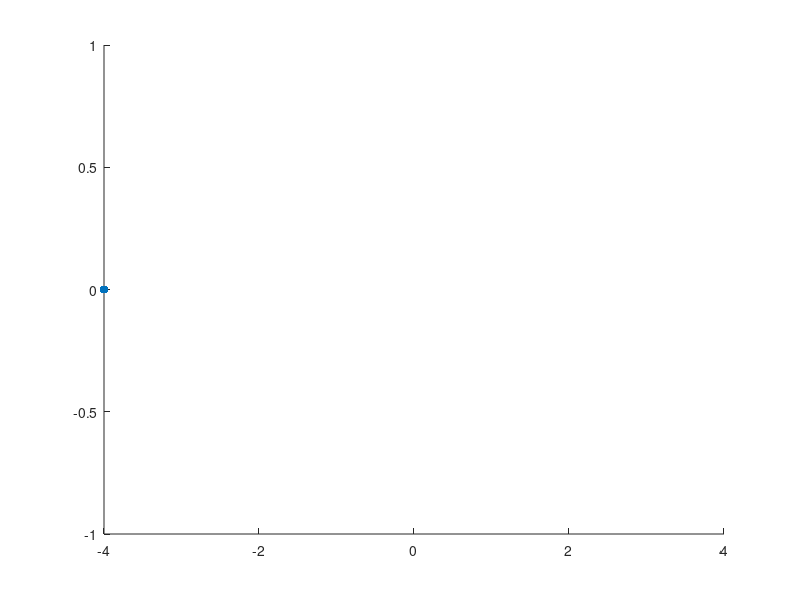

Write the MATLAB code that produced this figure.
clc;
clear all;
%% Funcion objetivo
fo = @(x) -(x)^5 + 5*(x)^3 + 20*x -5;
%% Constantes
nParticulas = 4; %Numero de particulas
xInferior = -4;
xSuperior = 4;
nIteraciones = 100;
thetaMax = 0.9;
thetaMin = 0.4;
c1 = 2;
c2 = 2;
%% Variables
x = randi([xInferior xSuperior],1,4);
solucionActual = zeros(1,nParticulas);
mejorSolucionPBest = zeros(1,nParticulas);
velocidad = zeros(1,nParticulas);
PBest = zeros(1,nParticulas);
theta = 0;
GBest = 0;
r1 = 1;
r2 = 1;
vDesviacion = zeros(nIteraciones,1);
%% Ejecucion del programa

fprintf('x iniciales\n');
for j=1:nParticulas
    fprintf('x(%d) = %f  ',j,x(j))
end
x = [-2 0 1 3];
fprintf('\n\nFuncjon objetjvo\n')
for j=1:nParticulas
    solucionActual(j) = fo(x(j));
    fprintf('f(%d) = %f  ',j,solucionActual(j))
end

Gbest = rand + 1;
PBest(1,:) = x;
PBest(1,:)

mayor  =  solucionActual(1);
GBest = x(1);

for j=2:nParticulas
    if(solucionActual(j) > mayor)
        mayor = solucionActual(j);
        GBest = x(j);
    end
end

for i=1:nIteraciones
    
    r1 = rand;
    r2 = rand;
    scatter(x, zeros(nParticulas, 1)', 'filled')
    axis([xInferior xSuperior])
    
    theta = thetaMax - ((thetaMax - thetaMin)/nIteraciones) * i;
    for j=1:nParticulas
        velocidad(j) = theta* velocidad(j) + c1*r1*(PBest(j) - x(j)) + c2*r2*(GBest - x(j));
        x(j) = x(j) + velocidad(j);
        solucionActual(j) =  fo(x(j));
        
    end
    
    for j=1:nParticulas
        mejorSolucionPBest(j) = fo(PBest(j));
    end
    
    mejorG = fo(GBest);
    
    for j=1:nParticulas
        if(x(j) >= xInferior && x(j) <= xSuperior)
            if(solucionActual(j) > mejorSolucionPBest(j))
                PBest(j) = x(j);
                if(solucionActual(j) > mejorG)
                    GBest = PBest(j);
                end
            end
        end
    end

    disp([PBest GBest])
    drawnow()
end
fprintf('\nGBest =  %f, Funcion objetivo = %f ',GBest, fo(GBest))